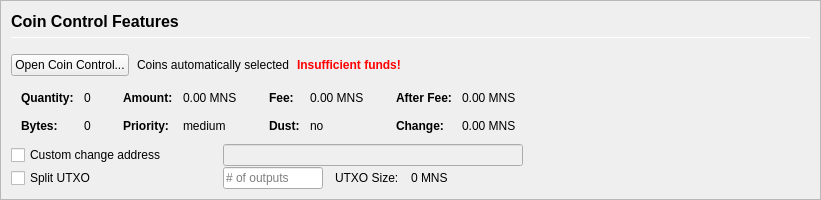
           <widget class="QFrame" name="frameCoinControl">
            <property name="sizePolicy">
             <sizepolicy hsizetype="Expanding" vsizetype="Expanding">
              <horstretch>0</horstretch>
              <verstretch>0</verstretch>
             </sizepolicy>
            </property>
            <property name="maximumSize">
             <size>
              <width>16777215</width>
              <height>16777215</height>
             </size>
            </property>
            <property name="frameShape">
             <enum>QFrame::StyledPanel</enum>
            </property>
            <property name="frameShadow">
             <enum>QFrame::Sunken</enum>
            </property>
            <layout class="QVBoxLayout" name="verticalLayoutCoinControl2">
             <property name="spacing">
              <number>0</number>
             </property>
             <property name="leftMargin">
              <number>0</number>
             </property>
             <property name="topMargin">
              <number>0</number>
             </property>
             <property name="rightMargin">
              <number>0</number>
             </property>
             <property name="bottomMargin">
              <number>0</number>
             </property>
             <item>
              <widget class="QFrame" name="frameCoinControl_BG">
               <layout class="QVBoxLayout" name="verticalLayoutCoinControl" stretch="0,0,0,0,0,0">
                <property name="spacing">
                 <number>1</number>
                </property>
                <property name="leftMargin">
                 <number>10</number>
                </property>
                <property name="topMargin">
                 <number>10</number>
                </property>
                <item>
                 <layout class="QHBoxLayout" name="horizontalLayoutCoinControl1">
                  <property name="bottomMargin">
                   <number>15</number>
                  </property>
                  <item>
                   <layout class="QVBoxLayout" name="verticalLayout_3">
                    <property name="spacing">
                     <number>6</number>
                    </property>
                    <item>
                     <widget class="QLabel" name="labelCoinControlFeatures">
                      <property name="sizePolicy">
                       <sizepolicy hsizetype="Preferred" vsizetype="Maximum">
                        <horstretch>0</horstretch>
                        <verstretch>0</verstretch>
                       </sizepolicy>
                      </property>
                      <property name="minimumSize">
                       <size>
                        <width>0</width>
                        <height>20</height>
                       </size>
                      </property>
                      <property name="font">
                       <font>
                        <pointsize>12</pointsize>
                        <weight>75</weight>
                        <bold>true</bold>
                       </font>
                      </property>
                      <property name="styleSheet">
                       <string notr="true">font-weight:bold;</string>
                      </property>
                      <property name="text">
                       <string>Coin Control Features</string>
                      </property>
                     </widget>
                    </item>
                    <item>
                     <widget class="Line" name="line">
                      <property name="minimumSize">
                       <size>
                        <width>0</width>
                        <height>1</height>
                       </size>
                      </property>
                      <property name="maximumSize">
                       <size>
                        <width>16777215</width>
                        <height>1</height>
                       </size>
                      </property>
                      <property name="orientation">
                       <enum>Qt::Horizontal</enum>
                      </property>
                     </widget>
                    </item>
                   </layout>
                  </item>
                 </layout>
                </item>
                <item>
                 <layout class="QHBoxLayout" name="horizontalLayoutCoinControl2" stretch="0,0,0,0">
                  <property name="spacing">
                   <number>8</number>
                  </property>
                  <property name="bottomMargin">
                   <number>10</number>
                  </property>
                  <item>
                   <widget class="QPushButton" name="pushButtonCoinControl">
                    <property name="styleSheet">
                     <string notr="true"/>
                    </property>
                    <property name="text">
                     <string>Open Coin Control...</string>
                    </property>
                    <property name="autoDefault">
                     <bool>false</bool>
                    </property>
                   </widget>
                  </item>
                  <item>
                   <widget class="QLabel" name="labelCoinControlAutomaticallySelected">
                    <property name="text">
                     <string>Coins automatically selected</string>
                    </property>
                    <property name="margin">
                     <number>5</number>
                    </property>
                   </widget>
                  </item>
                  <item>
                   <widget class="QLabel" name="labelCoinControlInsuffFunds">
                    <property name="font">
                     <font>
                      <weight>75</weight>
                      <bold>true</bold>
                     </font>
                    </property>
                    <property name="styleSheet">
                     <string notr="true">color:red;font-weight:bold;</string>
                    </property>
                    <property name="text">
                     <string>Insufficient funds!</string>
                    </property>
                    <property name="margin">
                     <number>5</number>
                    </property>
                   </widget>
                  </item>
                  <item>
                   <spacer name="horizontalSpacerCoinControl">
                    <property name="orientation">
                     <enum>Qt::Horizontal</enum>
                    </property>
                    <property name="sizeHint" stdset="0">
                     <size>
                      <width>40</width>
                      <height>1</height>
                     </size>
                    </property>
                   </spacer>
                  </item>
                 </layout>
                </item>
                <item>
                 <widget class="QWidget" name="widgetCoinControl" native="true">
                  <property name="sizePolicy">
                   <sizepolicy hsizetype="Preferred" vsizetype="Preferred">
                    <horstretch>0</horstretch>
                    <verstretch>0</verstretch>
                   </sizepolicy>
                  </property>
                  <property name="minimumSize">
                   <size>
                    <width>0</width>
                    <height>0</height>
                   </size>
                  </property>
                  <property name="styleSheet">
                   <string notr="true"/>
                  </property>
                  <layout class="QHBoxLayout" name="horizontalLayoutCoinControl5">
                   <property name="leftMargin">
                    <number>0</number>
                   </property>
                   <property name="topMargin">
                    <number>0</number>
                   </property>
                   <property name="rightMargin">
                    <number>0</number>
                   </property>
                   <property name="bottomMargin">
                    <number>0</number>
                   </property>
                   <item>
                    <layout class="QHBoxLayout" name="horizontalLayoutCoinControl3" stretch="0,0,0,1">
                     <property name="spacing">
                      <number>20</number>
                     </property>
                     <property name="topMargin">
                      <number>0</number>
                     </property>
                     <property name="bottomMargin">
                      <number>10</number>
                     </property>
                     <item>
                      <layout class="QFormLayout" name="formLayoutCoinControl1">
                       <property name="horizontalSpacing">
                        <number>10</number>
                       </property>
                       <property name="verticalSpacing">
                        <number>14</number>
                       </property>
                       <property name="leftMargin">
                        <number>10</number>
                       </property>
                       <property name="topMargin">
                        <number>4</number>
                       </property>
                       <property name="rightMargin">
                        <number>6</number>
                       </property>
                       <item row="0" column="0">
                        <widget class="QLabel" name="labelCoinControlQuantityText">
                         <property name="font">
                          <font>
                           <weight>75</weight>
                           <bold>true</bold>
                          </font>
                         </property>
                         <property name="text">
                          <string>Quantity:</string>
                         </property>
                         <property name="margin">
                          <number>0</number>
                         </property>
                        </widget>
                       </item>
                       <item row="0" column="1">
                        <widget class="QLabel" name="labelCoinControlQuantity">
                         <property name="cursor">
                          <cursorShape>IBeamCursor</cursorShape>
                         </property>
                         <property name="contextMenuPolicy">
                          <enum>Qt::ActionsContextMenu</enum>
                         </property>
                         <property name="text">
                          <string notr="true">0</string>
                         </property>
                         <property name="margin">
                          <number>0</number>
                         </property>
                         <property name="textInteractionFlags">
                          <set>Qt::LinksAccessibleByMouse|Qt::TextSelectableByKeyboard|Qt::TextSelectableByMouse</set>
                         </property>
                        </widget>
                       </item>
                       <item row="1" column="0">
                        <widget class="QLabel" name="labelCoinControlBytesText">
                         <property name="font">
                          <font>
                           <weight>75</weight>
                           <bold>true</bold>
                          </font>
                         </property>
                         <property name="text">
                          <string>Bytes:</string>
                         </property>
                        </widget>
                       </item>
                       <item row="1" column="1">
                        <widget class="QLabel" name="labelCoinControlBytes">
                         <property name="cursor">
                          <cursorShape>IBeamCursor</cursorShape>
                         </property>
                         <property name="contextMenuPolicy">
                          <enum>Qt::ActionsContextMenu</enum>
                         </property>
                         <property name="text">
                          <string notr="true">0</string>
                         </property>
                         <property name="textInteractionFlags">
                          <set>Qt::LinksAccessibleByMouse|Qt::TextSelectableByKeyboard|Qt::TextSelectableByMouse</set>
                         </property>
                        </widget>
                       </item>
                      </layout>
                     </item>
                     <item>
                      <layout class="QFormLayout" name="formLayoutCoinControl2">
                       <property name="horizontalSpacing">
                        <number>10</number>
                       </property>
                       <property name="verticalSpacing">
                        <number>14</number>
                       </property>
                       <property name="leftMargin">
                        <number>6</number>
                       </property>
                       <property name="topMargin">
                        <number>4</number>
                       </property>
                       <property name="rightMargin">
                        <number>6</number>
                       </property>
                       <item row="0" column="0">
                        <widget class="QLabel" name="labelCoinControlAmountText">
                         <property name="font">
                          <font>
                           <weight>75</weight>
                           <bold>true</bold>
                          </font>
                         </property>
                         <property name="text">
                          <string>Amount:</string>
                         </property>
                         <property name="margin">
                          <number>0</number>
                         </property>
                        </widget>
                       </item>
                       <item row="0" column="1">
                        <widget class="QLabel" name="labelCoinControlAmount">
                         <property name="cursor">
                          <cursorShape>IBeamCursor</cursorShape>
                         </property>
                         <property name="contextMenuPolicy">
                          <enum>Qt::ActionsContextMenu</enum>
                         </property>
                         <property name="text">
                          <string notr="true">0.00 MNS</string>
                         </property>
                         <property name="textInteractionFlags">
                          <set>Qt::LinksAccessibleByMouse|Qt::TextSelectableByKeyboard|Qt::TextSelectableByMouse</set>
                         </property>
                        </widget>
                       </item>
                       <item row="1" column="0">
                        <widget class="QLabel" name="labelCoinControlPriorityText">
                         <property name="font">
                          <font>
                           <weight>75</weight>
                           <bold>true</bold>
                          </font>
                         </property>
                         <property name="text">
                          <string>Priority:</string>
                         </property>
                        </widget>
                       </item>
                       <item row="1" column="1">
                        <widget class="QLabel" name="labelCoinControlPriority">
                         <property name="cursor">
                          <cursorShape>IBeamCursor</cursorShape>
                         </property>
                         <property name="contextMenuPolicy">
                          <enum>Qt::ActionsContextMenu</enum>
                         </property>
                         <property name="text">
                          <string>medium</string>
                         </property>
                         <property name="textInteractionFlags">
                          <set>Qt::LinksAccessibleByMouse|Qt::TextSelectableByKeyboard|Qt::TextSelectableByMouse</set>
                         </property>
                        </widget>
                       </item>
                      </layout>
                     </item>
                     <item>
                      <layout class="QFormLayout" name="formLayoutCoinControl3">
                       <property name="horizontalSpacing">
                        <number>10</number>
                       </property>
                       <property name="verticalSpacing">
                        <number>14</number>
                       </property>
                       <property name="leftMargin">
                        <number>6</number>
                       </property>
                       <property name="topMargin">
                        <number>4</number>
                       </property>
                       <property name="rightMargin">
                        <number>6</number>
                       </property>
                       <item row="0" column="0">
                        <widget class="QLabel" name="labelCoinControlFeeText">
                         <property name="font">
                          <font>
                           <weight>75</weight>
                           <bold>true</bold>
                          </font>
                         </property>
                         <property name="text">
                          <string>Fee:</string>
                         </property>
                         <property name="margin">
                          <number>0</number>
                         </property>
                        </widget>
                       </item>
                       <item row="0" column="1">
                        <widget class="QLabel" name="labelCoinControlFee">
                         <property name="cursor">
                          <cursorShape>IBeamCursor</cursorShape>
                         </property>
                         <property name="contextMenuPolicy">
                          <enum>Qt::ActionsContextMenu</enum>
                         </property>
                         <property name="text">
                          <string notr="true">0.00 MNS</string>
                         </property>
                         <property name="textInteractionFlags">
                          <set>Qt::LinksAccessibleByMouse|Qt::TextSelectableByKeyboard|Qt::TextSelectableByMouse</set>
                         </property>
                        </widget>
                       </item>
                       <item row="1" column="0">
                        <widget class="QLabel" name="labelCoinControlLowOutputText">
                         <property name="font">
                          <font>
                           <weight>75</weight>
                           <bold>true</bold>
                          </font>
                         </property>
                         <property name="text">
                          <string>Dust:</string>
                         </property>
                        </widget>
                       </item>
                       <item row="1" column="1">
                        <widget class="QLabel" name="labelCoinControlLowOutput">
                         <property name="cursor">
                          <cursorShape>IBeamCursor</cursorShape>
                         </property>
                         <property name="contextMenuPolicy">
                          <enum>Qt::ActionsContextMenu</enum>
                         </property>
                         <property name="text">
                          <string>no</string>
                         </property>
                         <property name="textInteractionFlags">
                          <set>Qt::LinksAccessibleByMouse|Qt::TextSelectableByKeyboard|Qt::TextSelectableByMouse</set>
                         </property>
                        </widget>
                       </item>
                      </layout>
                     </item>
                     <item>
                      <layout class="QFormLayout" name="formLayoutCoinControl4">
                       <property name="horizontalSpacing">
                        <number>10</number>
                       </property>
                       <property name="verticalSpacing">
                        <number>14</number>
                       </property>
                       <property name="leftMargin">
                        <number>6</number>
                       </property>
                       <property name="topMargin">
                        <number>4</number>
                       </property>
                       <property name="rightMargin">
                        <number>6</number>
                       </property>
                       <item row="0" column="0">
                        <widget class="QLabel" name="labelCoinControlAfterFeeText">
                         <property name="font">
                          <font>
                           <weight>75</weight>
                           <bold>true</bold>
                          </font>
                         </property>
                         <property name="text">
                          <string>After Fee:</string>
                         </property>
                         <property name="margin">
                          <number>0</number>
                         </property>
                        </widget>
                       </item>
                       <item row="0" column="1">
                        <widget class="QLabel" name="labelCoinControlAfterFee">
                         <property name="cursor">
                          <cursorShape>IBeamCursor</cursorShape>
                         </property>
                         <property name="contextMenuPolicy">
                          <enum>Qt::ActionsContextMenu</enum>
                         </property>
                         <property name="text">
                          <string notr="true">0.00 MNS</string>
                         </property>
                         <property name="textInteractionFlags">
                          <set>Qt::LinksAccessibleByMouse|Qt::TextSelectableByKeyboard|Qt::TextSelectableByMouse</set>
                         </property>
                        </widget>
                       </item>
                       <item row="1" column="0">
                        <widget class="QLabel" name="labelCoinControlChangeText">
                         <property name="font">
                          <font>
                           <weight>75</weight>
                           <bold>true</bold>
                          </font>
                         </property>
                         <property name="text">
                          <string>Change:</string>
                         </property>
                        </widget>
                       </item>
                       <item row="1" column="1">
                        <widget class="QLabel" name="labelCoinControlChange">
                         <property name="cursor">
                          <cursorShape>IBeamCursor</cursorShape>
                         </property>
                         <property name="contextMenuPolicy">
                          <enum>Qt::ActionsContextMenu</enum>
                         </property>
                         <property name="text">
                          <string notr="true">0.00 MNS</string>
                         </property>
                         <property name="textInteractionFlags">
                          <set>Qt::LinksAccessibleByMouse|Qt::TextSelectableByKeyboard|Qt::TextSelectableByMouse</set>
                         </property>
                        </widget>
                       </item>
                      </layout>
                     </item>
                    </layout>
                   </item>
                  </layout>
                 </widget>
                </item>
                <item>
                 <layout class="QHBoxLayout" name="horizontalLayoutCoinControl4">
                  <property name="spacing">
                   <number>12</number>
                  </property>
                  <property name="sizeConstraint">
                   <enum>QLayout::SetDefaultConstraint</enum>
                  </property>
                  <property name="topMargin">
                   <number>0</number>
                  </property>
                  <property name="rightMargin">
                   <number>0</number>
                  </property>
                  <item>
                   <widget class="QCheckBox" name="checkBoxCoinControlChange">
                    <property name="sizePolicy">
                     <sizepolicy hsizetype="Preferred" vsizetype="Preferred">
                      <horstretch>0</horstretch>
                      <verstretch>0</verstretch>
                     </sizepolicy>
                    </property>
                    <property name="minimumSize">
                     <size>
                      <width>200</width>
                      <height>0</height>
                     </size>
                    </property>
                    <property name="maximumSize">
                     <size>
                      <width>200</width>
                      <height>16777215</height>
                     </size>
                    </property>
                    <property name="toolTip">
                     <string>If this is activated, but the change address is empty or invalid, change will be sent to a newly generated address.</string>
                    </property>
                    <property name="text">
                     <string>Custom change address</string>
                    </property>
                   </widget>
                  </item>
                  <item>
                   <widget class="QValidatedLineEdit" name="lineEditCoinControlChange">
                    <property name="enabled">
                     <bool>false</bool>
                    </property>
                    <property name="sizePolicy">
                     <sizepolicy hsizetype="Preferred" vsizetype="Preferred">
                      <horstretch>0</horstretch>
                      <verstretch>0</verstretch>
                     </sizepolicy>
                    </property>
                    <property name="minimumSize">
                     <size>
                      <width>300</width>
                      <height>0</height>
                     </size>
                    </property>
                   </widget>
                  </item>
                  <item>
                   <widget class="QLabel" name="labelCoinControlChangeLabel">
                    <property name="sizePolicy">
                     <sizepolicy hsizetype="Preferred" vsizetype="Preferred">
                      <horstretch>0</horstretch>
                      <verstretch>0</verstretch>
                     </sizepolicy>
                    </property>
                    <property name="minimumSize">
                     <size>
                      <width>100</width>
                      <height>0</height>
                     </size>
                    </property>
                    <property name="text">
                     <string/>
                    </property>
                    <property name="margin">
                     <number>3</number>
                    </property>
                   </widget>
                  </item>
                 </layout>
                </item>
                <item>
                 <layout class="QHBoxLayout" name="horizontalLayoutCoinControl6">
                  <property name="spacing">
                   <number>12</number>
                  </property>
                  <property name="rightMargin">
                   <number>0</number>
                  </property>
                  <item>
                   <widget class="QCheckBox" name="splitBlockCheckBox">
                    <property name="sizePolicy">
                     <sizepolicy hsizetype="Preferred" vsizetype="Preferred">
                      <horstretch>0</horstretch>
                      <verstretch>0</verstretch>
                     </sizepolicy>
                    </property>
                    <property name="minimumSize">
                     <size>
                      <width>200</width>
                      <height>0</height>
                     </size>
                    </property>
                    <property name="maximumSize">
                     <size>
                      <width>200</width>
                      <height>16777215</height>
                     </size>
                    </property>
                    <property name="text">
                     <string>Split UTXO</string>
                    </property>
                   </widget>
                  </item>
                  <item>
                   <widget class="QLineEdit" name="splitBlockLineEdit">
                    <property name="sizePolicy">
                     <sizepolicy hsizetype="Preferred" vsizetype="Preferred">
                      <horstretch>50</horstretch>
                      <verstretch>0</verstretch>
                     </sizepolicy>
                    </property>
                    <property name="minimumSize">
                     <size>
                      <width>100</width>
                      <height>0</height>
                     </size>
                    </property>
                    <property name="maximumSize">
                     <size>
                      <width>100</width>
                      <height>16777215</height>
                     </size>
                    </property>
                    <property name="placeholderText">
                     <string># of outputs</string>
                    </property>
                   </widget>
                  </item>
                  <item>
                   <widget class="QLabel" name="labelBlockSizeText">
                    <property name="text">
                     <string>UTXO Size:</string>
                    </property>
                   </widget>
                  </item>
                  <item>
                   <widget class="QLabel" name="labelBlockSize">
                    <property name="text">
                     <string>0 MNS</string>
                    </property>
                   </widget>
                  </item>
                  <item>
                   <spacer name="horizontalSpacer_7">
                    <property name="orientation">
                     <enum>Qt::Horizontal</enum>
                    </property>
                    <property name="sizeHint" stdset="0">
                     <size>
                      <width>40</width>
                      <height>20</height>
                     </size>
                    </property>
                   </spacer>
                  </item>
                 </layout>
                </item>
                <item>
                 <spacer name="verticalSpacerCoinControl">
                  <property name="orientation">
                   <enum>Qt::Vertical</enum>
                  </property>
                  <property name="sizeHint" stdset="0">
                   <size>
                    <width>800</width>
                    <height>1</height>
                   </size>
                  </property>
                 </spacer>
                </item>
               </layout>
              </widget>
             </item>
            </layout>
           </widget>
